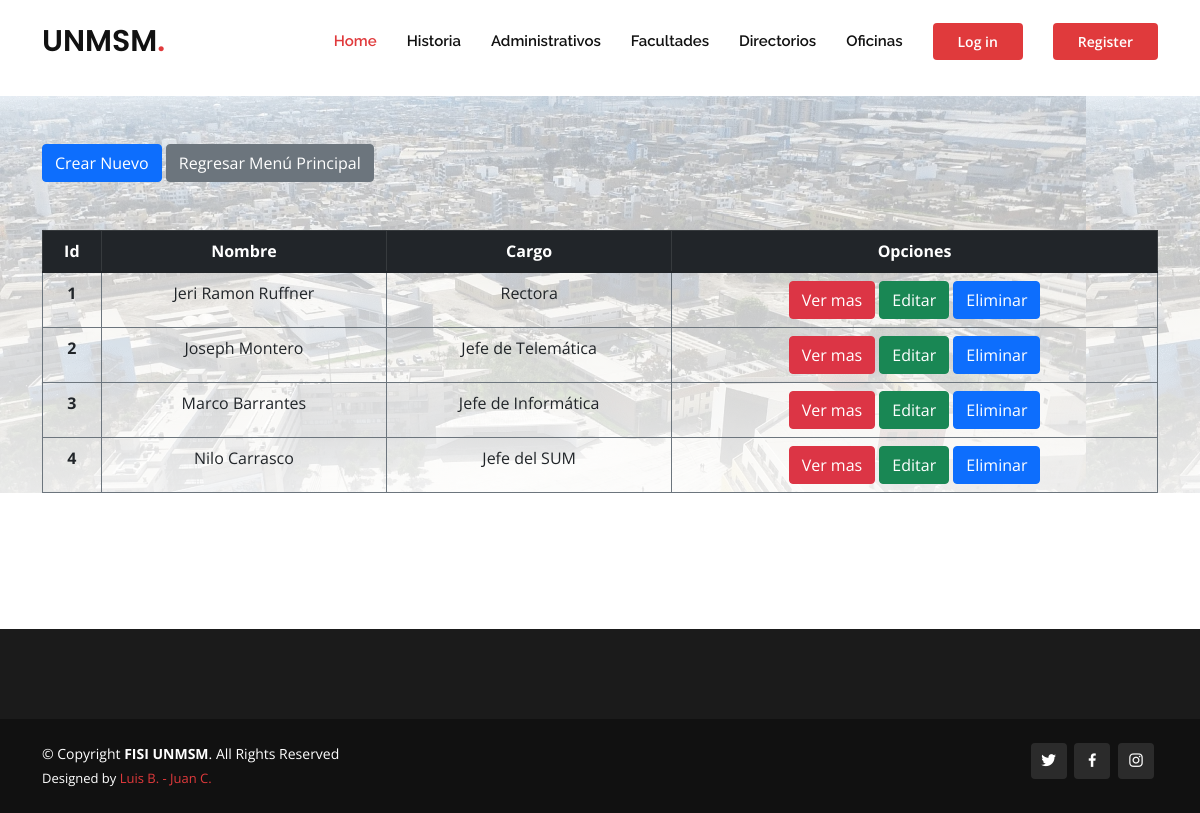
The page /administrativos.html on the database its author committed.
### sanmarcosapp/models.py (models this page shows)
class Administrativos(models.Model):
    nombre = models.CharField(max_length=250)
    cargo = models.CharField(max_length=250)

### sanmarcosapp/views.py (the view)
# urls.py: path('administrativos.html', views.administrativos),
def administrativos(request):
    administrativos = Administrativos.objects.all()
    diccionario = {
        'administrativos': administrativos
    }
    return render(request, "sanmarcosapp/administrativos.html", diccionario)

### sanmarcosapp/templates/sanmarcosapp/administrativos.html
{% extends 'sanmarcosapp/index.html' %} {% load static %} {% block content %}
<br />
<br />
<br />
<br />
<div
  class="jumbotron bg-cover"
  style="
    background-image: linear-gradient(to bottom, rgba(255, 255, 255, 0.6) 0%, rgba(255, 255, 255, 0.9) 100%),
      url('../static/assets/img/bannerhome.webp');
  ">
  <div class="container">
    <a href="alta_administrativos.html" class="btn btn-primary mt-5">Crear Nuevo</a>
    <a class="btn btn-secondary mt-5" href="/index.html">Regresar Menú Principal</a>
    <table class="table table-bordered mt-5 border-secondary text-center">
      <thead class="table-dark">
        <tr>
          <th>Id</th>
          <th>Nombre</th>
          <th>Cargo</th>
          <th>Opciones</th>
        </tr>
      </thead>
      <tbody>
        {% for administrativo in administrativos %}
        <tr>
          <th>{{ administrativo.id }}</th>
          <td>{{ administrativo.nombre }}</td>
          <td>{{ administrativo.cargo }}</td>
          <td>
            {% if user.is_authenticated %}
            <a href="detalles_administrativos_{{ administrativo.id }}" class="btn btn-danger">Ver mas</a>
            <a href="editar_administrativo/{{administrativo.id}}" class="btn btn-success">Editar</a>
            <a href="eliminar_administrativo_{{ administrativo.id }}" class="btn btn-primary">Eliminar</a>
            {% else %}
            <a class="btn btn-danger">Ver mas</a>
            <a class="btn btn-success">Editar</a>
            <a class="btn btn-primary">Eliminar</a>
            {% endif %}
          </td>
        </tr>
        {% endfor %}
      </tbody>
    </table>
  </div>
</div>
<br />
<br />
<br />
<br />
<br />
{% endblock %}

### sanmarcosapp/templates/sanmarcosapp/index.html (shortened to what this page needs)
{% load static %}
<!DOCTYPE html>
<html lang="en">
  <head>
    <link href="{% static 'assets/vendor/aos/aos.css' %}" rel="stylesheet" />
    <link href="{% static 'assets/vendor/bootstrap/css/bootstrap.min.css' %}" rel="stylesheet" />
    <link href="{% static 'assets/vendor/bootstrap-icons/bootstrap-icons.css' %}" rel="stylesheet" />
    <link href="{% static 'assets/vendor/boxicons/css/boxicons.min.css' %}" rel="stylesheet" />
    <link href="{% static 'assets/vendor/glightbox/css/glightbox.min.css' %}" rel="stylesheet" />
    <link href="{% static 'assets/vendor/remixicon/remixicon.css' %}" rel="stylesheet" />
    <link href="{% static 'assets/vendor/swiper/swiper-bundle.min.css' %}" rel="stylesheet" />
    <link href="{% static 'assets/css/style.css' %}" rel="stylesheet" />
  </head>
  <body>
    <header id="header" class="fixed-top d-flex align-items-center">
      <div class="container d-flex align-items-center">
        <h1 class="logo me-auto">
          <a href="/index.html">UNMSM<span>.</span></a>
        </h1>
        <nav id="navbar" class="navbar order-last order-lg-0">
          <ul>
            <li><a class="nav-link scrollto active" href="/index.html">Home</a></li>
            <li><a href="about.html">Historia</a></li>
            <li><a class="nav-link scrollto" href="/administrativos.html">Administrativos</a></li>
            <li><a class="nav-link scrollto" href="/facultades.html">Facultades</a></li>
            <li><a class="nav-link scrollto" href="/directorios.html">Directorios</a></li>
            <li><a class="nav-link scrollto" href="/oficinas.html">Oficinas</a></li>
          </ul>
        </nav>
        {% if user.is_authenticated %}
        <a href="logout.html" class="get-started-btn scrollto">Log out</a>
        <a href="/editarperfil.html" class="get-started-btn scrollto">Editar perfil</a>
        {% else %}
        <a href="login.html" class="get-started-btn scrollto">Log in</a>
        <a href="registro.html" class="get-started-btn scrollto">Register</a>
        {% endif %}
      </div>
    </header>
    {% block content %}{% endblock %}
    <footer id="footer">
      <div class="footer-top">
      </div>
      <div class="container d-md-flex py-4">
        <div class="me-md-auto text-center text-md-start">
          <div class="copyright">
            &copy; Copyright <strong><span>FISI UNMSM</span></strong
            >. All Rights Reserved
          </div>
          <div class="credits">
            Designed by <a href="https://bootstrapmade.com/">Luis B. - Juan C.</a>
          </div>
        </div>
        <div class="social-links text-center text-md-end pt-3 pt-md-0">
          <a href="https://twitter.com/" target="_blank" class="twitter"><i class="bx bxl-twitter"></i></a>
          <a href="https://www.facebook.com/" target="_blank" class="facebook"><i class="bx bxl-facebook"></i></a>
          <a href="https://www.instagram.com/" target="_blank" class="instagram"><i class="bx bxl-instagram"></i></a>
        </div>
      </div>
    </footer>
  </body>
</html>

### sanmarcosapp/static/assets/css/style.css (style rules this page uses)
body { font-family: "Open Sans", sans-serif; color: #444444; }
a { color: #e03a3c; text-decoration: none; }
h1, h2, h3, h4, h5, h6 { font-family: "Raleway", sans-serif; padding: 10px; }
#header { background: #fff; transition: all 0.5s; z-index: 997; padding: 20px 0; }
#header .logo { font-size: 30px; margin: 0; padding: 0; font-weight: 600; font-family: "Poppins", sans-serif; }
#header .logo a { color: #111111; }
#header .logo a span { color: #e03a3c; }
.get-started-btn { margin-left: 30px; background: #e03a3c; color: #fff; border-radius: 4px; padding: 8px 25px; white-space: nowrap; transition: 0.3s; font-size: 14px; font-weight: 600; display: inline-block; }
.navbar { padding: 0; }
.navbar ul { margin: 0; padding: 0; display: flex; list-style: none; align-items: center; }
.navbar li { position: relative; }
.navbar a, .navbar a:focus { display: flex; align-items: center; justify-content: space-between; padding: 10px 0 10px 30px; font-family: "Raleway", sans-serif; font-size: 15px; font-weight: 600; color: #111111; white-space: nowrap; transition: 0.3s; }
.navbar a:hover, .navbar .active, .navbar .active:focus, .navbar li:hover > a { color: #e03a3c; }
#footer { color: #fff; font-size: 14px; background: #111111; }
#footer .footer-top { padding: 60px 0 30px 0; background: #1b1b1b; }
#footer .credits { padding-top: 5px; font-size: 13px; }
#footer .social-links a { font-size: 18px; display: inline-block; background: #2b2b2b; color: #fff; line-height: 1; padding: 8px 0; margin-right: 4px; border-radius: 4px; text-align: center; width: 36px; height: 36px; transition: 0.3s; }

### rows shown on the page
Administrativos: id "1", nombre "Jeri Ramon Ruffner", cargo "Rectora"
Administrativos: id "2", nombre "Joseph Montero", cargo "Jefe de Telemática"
Administrativos: id "3", nombre "Marco Barrantes", cargo "Jefe de Informática"
Administrativos: id "4", nombre "Nilo Carrasco", cargo "Jefe del SUM"
